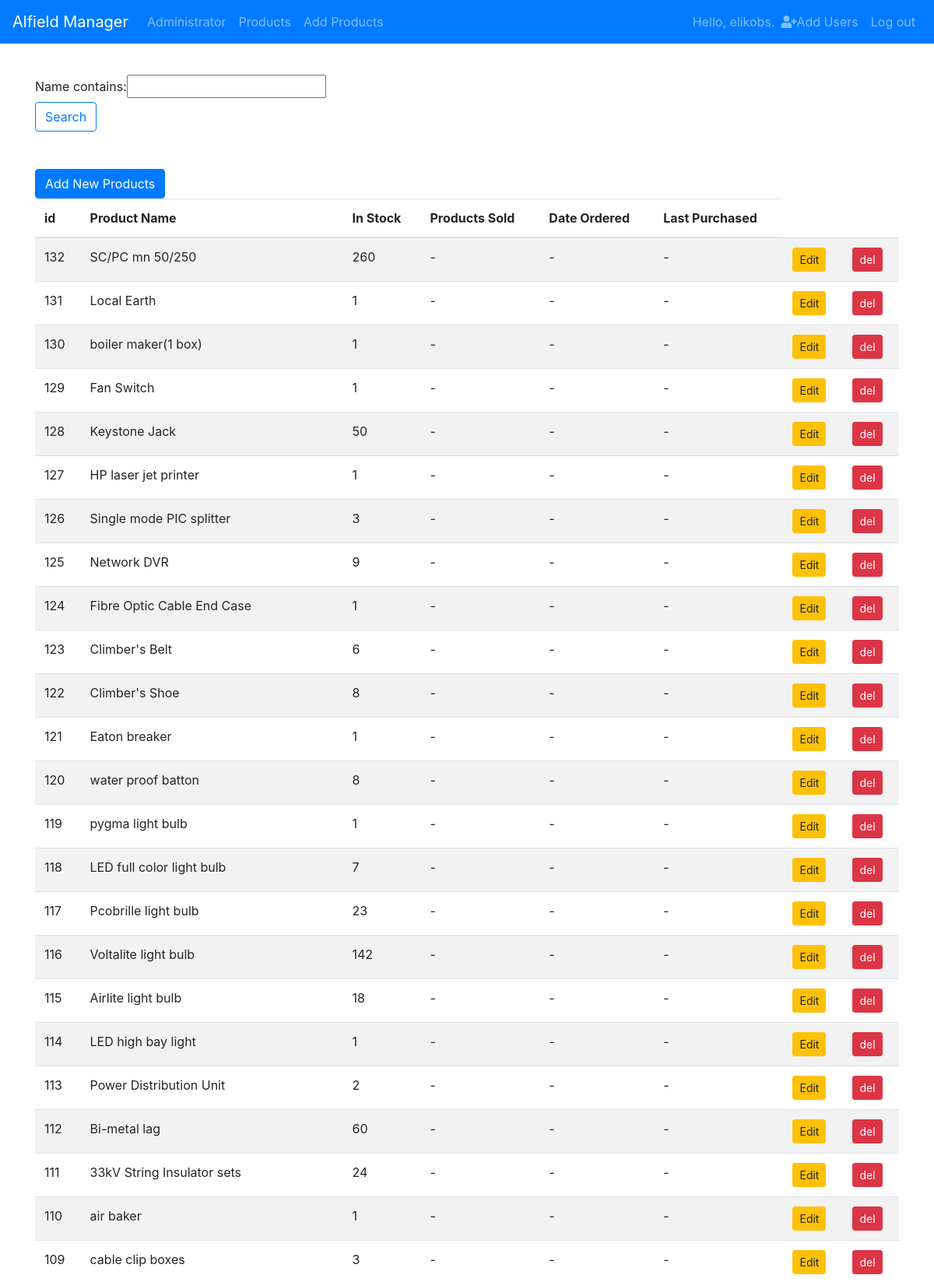
Screenshot of /products/ (signed in, upper part) with the database file from the repository.
### alfieldmanager/models.py (models this page shows, shortened)
class Product(models.Model):
    name = models.CharField(max_length=200)
    sold = models.CharField(max_length=200)
    date_added = models.DateTimeField(default=timezone.now)
    in_stock = models.IntegerField(null=False)
    date_ordered = models.CharField(max_length=200)
    date_purchased = models.CharField(max_length=200)

### alfieldmanager/views.py (the view)
# urls.py: path('products/',views.products,name='product'),
@login_required
def products(request):
    items = Product.objects.order_by('-date_added')
    f = ProductFilter(request.GET, queryset=items)
    items = f.qs
    context = {'items':items,'filter':f
    }
    return render(request,'alfieldmanager/product_list.html',context)

### alfieldmanager/templates/alfieldmanager/product_list.html (shortened to what this page needs)
<!DOCTYPE html>
<html lang="en">
<head>
</head>
<body>
    {% extends "alfieldmanager/base.html" %} {% load bootstrap4 %} {% block content %}
    <form method='get'>
        <div class="pr-2">
            {{ filter.form }}
        </div>
        <button class="btn btn-outline-primary mb-5" type="submit">Search</button>
    </form>
    <a class="btn btn-primary" href="{% url 'add_product' %}" role="button">Add New Products</a>
    <br>
    <table class="table table-striped">
        <thead>
            <tr>
                <th scope="col">id</th>
                <th scope="col">Product Name</th>
                <th scope="col">In Stock</th>
                <th scope="col">Products Sold</th>
                <th scope="col">Date Ordered</th>
                <th scope="col">Last Purchased</th>
            </tr>
        </thead>
        <tbody>
            {% for item in items %}
            <tr>
                <td>{{ item.pk }}</td>
                <td>{{ item.name }}</td>
                <td>{{ item.in_stock }}</td>
                <td>{{ item.sold }}</td>
                <td>{{ item.date_ordered }}</td>
                <td>{{ item.date_purchased }}</td>
                <td><a class="btn btn-warning btn-sm" href="{% url 'product_update' item.pk %}" role="button">Edit</a></td>
                <td><a class="btn btn-danger btn-sm" href="{% url 'product_delete' item.pk %}" role="button">del</a></td>
            </tr>
            {% endfor %}
        </tbody>
    </table>
    {% endblock content %}

### alfieldmanager/templates/alfieldmanager/base.html (shortened to what this page needs)
{% load bootstrap4 %}
<!DOCTYPE html>
<html lang="en">
<head>
    <link rel="stylesheet" href="https://cdnjs.cloudflare.com/ajax/libs/font-awesome/5.15.1/css/all.min.css" />
    {% bootstrap_css %} {% bootstrap_javascript jquery='full' %}
</head>
<body>
    <nav class="navbar sticky-top navbar-expand-md navbar-dark bg-primary mb-4">
        <a class="navbar-brand" href="{% url 'index'%}">
        Alfield Manager</a>
        <div class="collapse navbar-collapse" id="navbarCollapse">
            <ul class="navbar-nav mr-auto">
                {% if user.is_authenticated and request.user.is_superuser %}
                <li class="nav-item">
                    <a class="nav-link " href="{% url 'administrator' %} ">
                    Administrator</a>
                </li>
                {% endif %} {% if user.is_authenticated %}
                <li class="nav-item">
                    <a class="nav-link" href="{% url 'product' %}">
              Products</a></li>
                <li class="nav-item">
                    <a class="nav-link" href="{% url 'add_product' %}">
              Add Products</a></li>
                {% endif %}
            </ul>
            <ul class="navbar-nav ml-auto">
                {% if user.is_authenticated %}
                <li class="nav-item ">
                    <span class="navbar-text">Hello, {{ user.username }}.</span>
                </li>
                {% endif %} {% if user.is_authenticated and request.user.is_superuser %}
                <li class="nav-item">
                    <a class="nav-link " href="{% url 'register' %} "><i class="fas fa-user-plus"></i>Add Users</a>
                </li>
                {% endif %} {% if user.is_authenticated %}
                <li class="nav-item ">
                    <a class="nav-link " href="{% url 'logout' %} ">Log out</a>
                </li>
                {% endif %}
            </ul>
        </div>
    </nav>
    <main role="main " class="container ">
        <div class="pb-2 mb-2">
        </div>
        <div>
            {% block content %}{% endblock content %}
        </div>
    </main>
</body>
</html>

### rows the page displays
Product: pk "132", name "SC/PC mn 50/250", in_stock "260", sold "-", date_ordered "-", date_purchased "-"
Product: pk "131", name "Local Earth", in_stock "1", sold "-", date_ordered "-", date_purchased "-"
Product: pk "130", name "boiler maker(1 box)", in_stock "1", sold "-", date_ordered "-", date_purchased "-"
Product: pk "129", name "Fan Switch", in_stock "1", sold "-", date_ordered "-", date_purchased "-"
Product: pk "128", name "Keystone Jack", in_stock "50", sold "-", date_ordered "-", date_purchased "-"
Product: pk "127", name "HP laser jet printer", in_stock "1", sold "-", date_ordered "-", date_purchased "-"
Product: pk "126", name "Single mode PIC splitter", in_stock "3", sold "-", date_ordered "-", date_purchased "-"
Product: pk "125", name "Network DVR", in_stock "9", sold "-", date_ordered "-", date_purchased "-"
Product: pk "124", name "Fibre Optic Cable End Case", in_stock "1", sold "-", date_ordered "-", date_purchased "-"
Product: pk "123", name "Climber's Belt", in_stock "6", sold "-", date_ordered "-", date_purchased "-"
Product: pk "122", name "Climber's Shoe", in_stock "8", sold "-", date_ordered "-", date_purchased "-"
Product: pk "121", name "Eaton breaker", in_stock "1", sold "-", date_ordered "-", date_purchased "-"
Product: pk "120", name "water proof batton", in_stock "8", sold "-", date_ordered "-", date_purchased "-"
Product: pk "119", name "pygma light bulb", in_stock "1", sold "-", date_ordered "-", date_purchased "-"
Product: pk "118", name "LED full color light bulb", in_stock "7", sold "-", date_ordered "-", date_purchased "-"
Product: pk "117", name "Pcobrille light bulb", in_stock "23", sold "-", date_ordered "-", date_purchased "-"
Product: pk "116", name "Voltalite light bulb", in_stock "142", sold "-", date_ordered "-", date_purchased "-"
Product: pk "115", name "Airlite light bulb", in_stock "18", sold "-", date_ordered "-", date_purchased "-"
Product: pk "114", name "LED high bay light", in_stock "1", sold "-", date_ordered "-", date_purchased "-"
Product: pk "113", name "Power Distribution Unit", in_stock "2", sold "-", date_ordered "-", date_purchased "-"
Product: pk "112", name "Bi-metal lag", in_stock "60", sold "-", date_ordered "-", date_purchased "-"
Product: pk "111", name "33kV String Insulator sets", in_stock "24", sold "-", date_ordered "-", date_purchased "-"
Product: pk "110", name "air baker", in_stock "1", sold "-", date_ordered "-", date_purchased "-"
Product: pk "109", name "cable clip boxes", in_stock "3", sold "-", date_ordered "-", date_purchased "-"

### other values shown
{{ user.username }} "elikobs"
